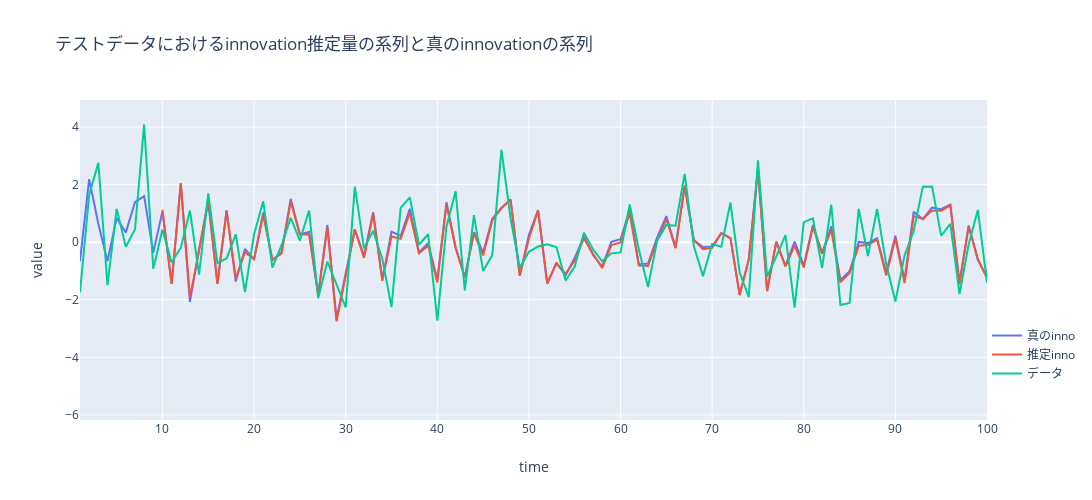

This figure's notebook cell:
### Code cell
fig = plotly.graph_objs.Figure(
    data=[
          plotly.graph_objs.Scatter(x=list(range(len(testinnovation))), y=testinnovation, name="真のinno", yaxis='y'),
          plotly.graph_objs.Scatter(x=list(range(len(inno_hat))), y=inno_hat, name="推定inno", yaxis='y'),
          plotly.graph_objs.Scatter(x=list(range(len(testData))), y=testData, name="データ", yaxis='y'),
                ], 
    layout=plotly.graph_objs.Layout(title="テストデータにおけるinnovation推定量の系列と真のinnovationの系列",
                legend={"x":1, "y":0.1},
                xaxis={"title":"time","range":[1,100]},
                yaxis={"title":"value"},
                width = 1500,       # 全体のサイズ
                height = 500,
                )
)
plotly.offline.iplot(fig)

### Figure 1 — Plotly figure (JSON) as saved in the notebook; plotly's stock layout.template omitted (floating-point values rounded to 4 significant figures; data arrays with more than 128 entries replaced by an {"elided": "..."} marker saying what was removed)
{"data": [{"name": "真のinno", "type": "scatter", "x": {"elided": "1000 int values"}, "y": {"elided": "1000 float values"}, "yaxis": "y"}, {"name": "推定inno", "type": "scatter", "x": {"elided": "1000 int values"}, "y": {"elided": "1000 float values"}, "yaxis": "y"}, {"name": "データ", "type": "scatter", "x": {"elided": "1000 int values"}, "y": {"elided": "1000 float values"}, "yaxis": "y"}], "layout": {"height": 500, "legend": {"x": 1, "y": 0.1}, "title": {"text": "テストデータにおけるinnovation推定量の系列と真のinnovationの系列"}, "width": 1500, "xaxis": {"range": [1, 100], "title": {"text": "time"}}, "yaxis": {"title": {"text": "value"}}}}
